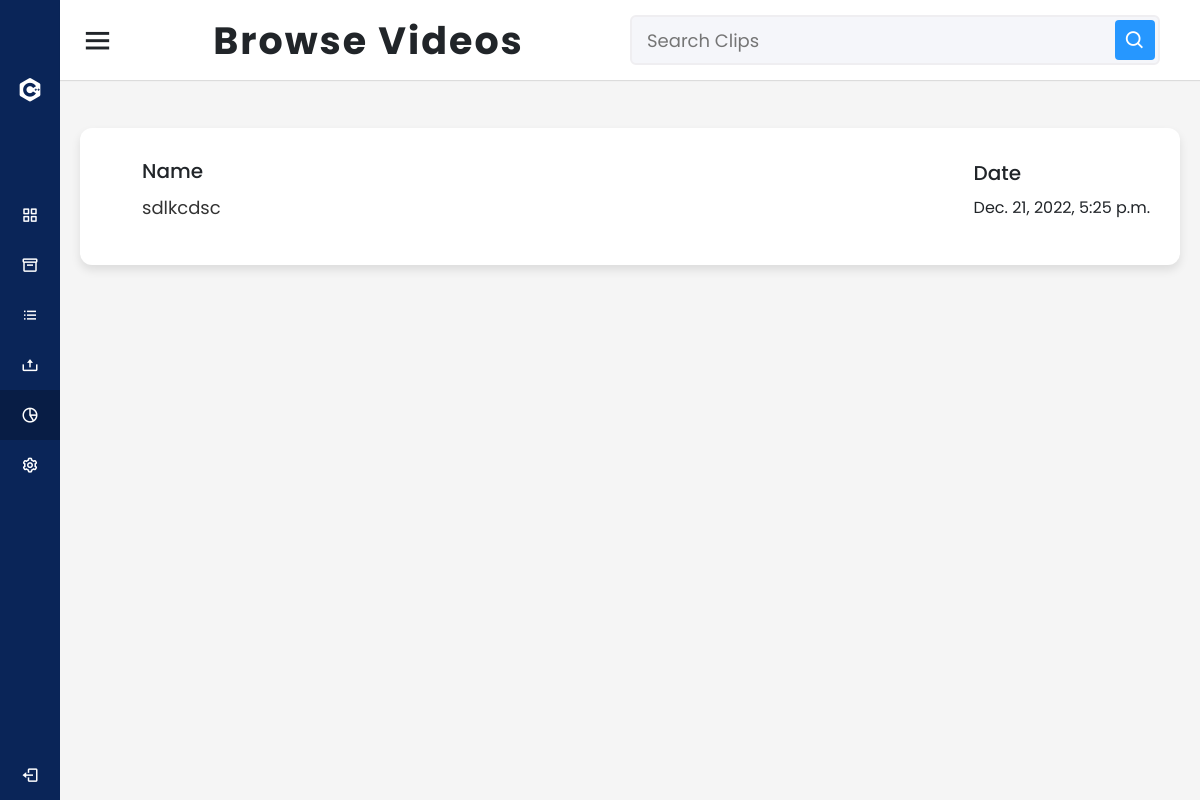
/previousClip, run on an earlier commit of the app's database.
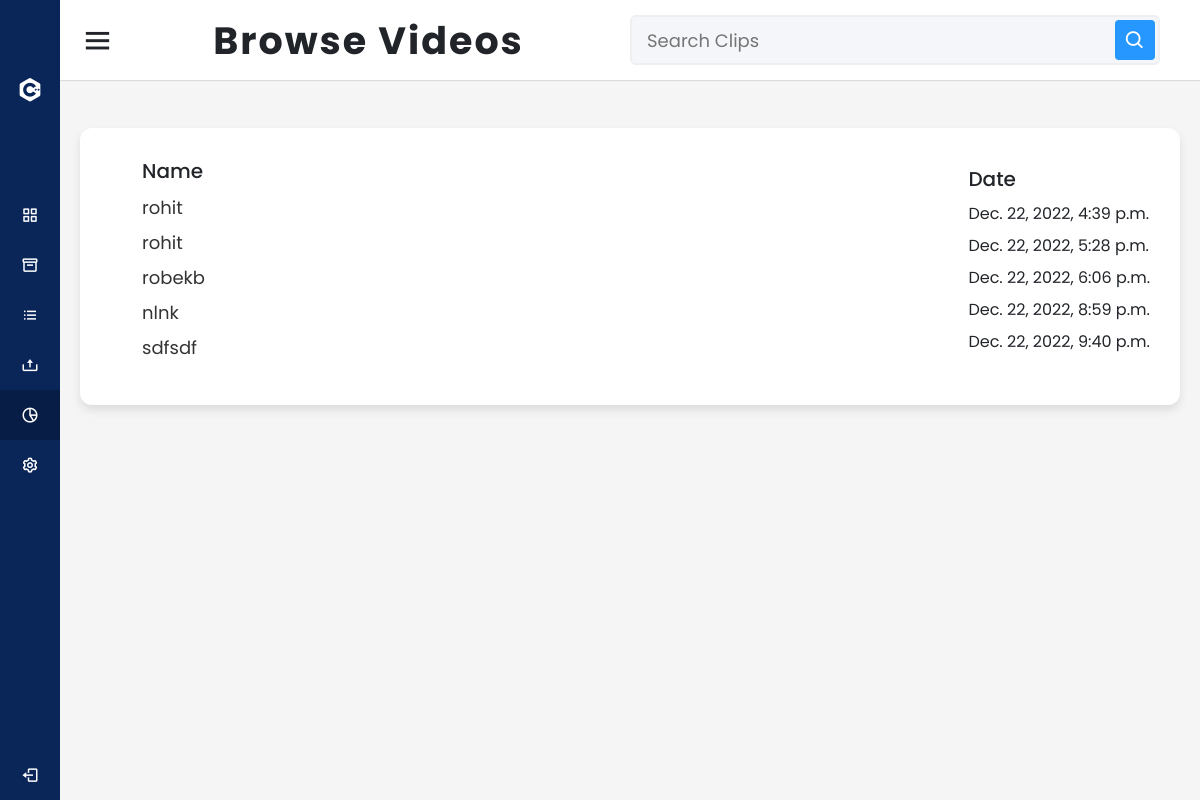
And on a later commit of the database.
### summarize/models.py (models this page shows)
class Video(models.Model):
    name=models.CharField(max_length=100)
    video=models.FileField(upload_to='videos')
    File_user=models.ForeignKey(User,on_delete=models.DO_NOTHING,blank=True)
    created=models.DateTimeField(auto_now_add=True)

### summarize/views.py (the view)
# urls.py: path('previousClip',previous,name="previous"),
def previous(request):
    video=Video.objects.all()
    return render(request,'previous.html',{'video':video})

### Templates/previous.html (shortened to what this page needs)
{% load static %}
<!DOCTYPE html>
<html lang="en" dir="ltr">
<head>
  <link rel="stylesheet" href="{% static 'style.css' %}">
  <link href='https://unpkg.com/boxicons@2.0.7/css/boxicons.min.css' rel='stylesheet'>
  <link href="https://cdn.jsdelivr.net/npm/bootstrap@5.2.2/dist/css/bootstrap.min.css" rel="stylesheet"
>
</head>
<body>
  <div class="sidebar">
    <div class="logo-details">
      <div class="logo-details">
        <i class='bx bxl-c-plus-plus'></i>
        <span class="logo_name">CCTV SUMMARIZER</span>
      </div>
    </div>
      <ul class="nav-links">
        <li>
          <a href="/">
            <i class='bx bx-grid-alt' ></i>
            <span class="links_name">HOME</span>
          </a>
        </li>
        <li>
          <a href="/dashboard">
            <i class='bx bx-box' ></i>
            <span class="links_name">Dashboard</span>
          </a>
        </li>
        <li>
          <a href="/access" >
            <i class='bx bx-list-ul'  ></i>
            <span class="links_name">Access CCTV</span>
          </a>
        </li>
        <li>
          <a href="#">
            <i class='bx bx-upload' ></i>
            <input type="file" accept="video/mp4,video/x-m4v,video/*" id="select" style="display:none; "> <label for="select"  style="color:white;">Upload Footage</label>
          </a>
        </li>
        <li>
          <a href="/previousClip" class="active">
            <i class='bx bx-pie-chart-alt-2' ></i>
            <span class="links_name">Previous Clips</span>
          </a>
        </li>
        <li>
          <a href="/setting">
            <i class='bx bx-cog' ></i>
            <span class="links_name">Setting</span>
          </a>
        </li>
        <li class="log_out">
          <a href="#">
            <i class='bx bx-log-out'></i>
            <span class="links_name logout-popup">Log out</span>
          </a>
        </li>
      </ul>
  </div>
  <section class="home-section">
    <nav>
      <div class="sidebar-button">
        <i class='bx bx-menu sidebarBtn'></i>
        <span class="dashboard">Browse Videos</span>
      </div>
      <div class="search-box">
        <input type="text" placeholder="Search Clips">
        <i class='bx bx-search'></i>
      </div>
    </nav>
    <div class="home-content">
      <br>
      <div class="sales-boxes">
        <div class="recent-sales box">
          <div class="sales-details">
            <ul class="details">
              <li class="topic">Name</li>
              {% for i in video %}
              <li> <a href="dashboard/{{i.pk}}/"> {{i.name}}</a></li>
              {% endfor %}
            </ul>
            <ul class="details">
              <li class="topic">Date</li>
              {% for i in video %}
              <li>{{i.created}}</li>
              {% endfor %}
            </ul>
          </div>
        </div>
      </div>
    </div>
  </section>
</body>
</html>

### Templates/style.css (style rules this page uses)
* { margin: 0; padding: 0; box-sizing: border-box; font-family: 'Poppins', sans-serif; }
.sidebar { position: fixed; height: 100%; width: 240px; background: #0A2558; transition: all 0.5s ease; }
.sidebar .logo-details { height: 180px; display: flex; align-items: center; }
.sidebar .logo-details i { font-size: 28px; font-weight: 500; color: #fff; min-width: 60px; text-align: center }
.sidebar .logo-details .logo_name { color: #fff; font-size: 24px; font-weight: 500; }
.sidebar .nav-links { margin-top: 10px; margin-left: -2rem; }
.sidebar .nav-links li { position: relative; list-style: none; height: 50px; }
.sidebar .nav-links li a { height: 100%; width: 100%; display: flex; align-items: center; text-decoration: none; transition: all 0.4s ease; }
.sidebar .nav-links li a.active { background: #081D45; }
.sidebar .nav-links li i { min-width: 60px; text-align: center; font-size: 18px; color: #fff; }
.sidebar .nav-links li a .links_name { color: #fff; font-size: 15px; font-weight: 400; white-space: nowrap; }
.sidebar .nav-links .log_out { position: absolute; bottom: 0; width: 100%; }
.home-section { position: relative; background: #f5f5f5; min-height: 100vh; width: calc(100% - 240px); left: 240px; transition: all 0.5s ease; }
.home-section nav { display: flex; justify-content: space-between; height: 80px; background: #fff; display: flex; align-items: center; position: fixed; width: calc(100% - 240px); left: 240px; z-index: 100; padding: 0 20px; box-shadow: 0 1px 1px rgba(0, 0, 0, 0.1); transition: all 0.5s ease; }
.home-section nav .sidebar-button { display: flex; width: 100%; align-items: center; font-size: 38px; font-weight: 650; letter-spacing: 2px; }
nav .sidebar-button i { font-size: 35px; margin-right: 10px; }
.home-section nav .search-box { position: relative; height: 50px; max-width: 550px; width: 100%; margin: 0 20px; }
nav .search-box input { height: 100%; width: 100%; outline: none; background: #F5F6FA; border: 2px solid #EFEEF1; border-radius: 6px; font-size: 18px; padding: 0 15px; }
nav .search-box .bx-search { position: absolute; height: 40px; width: 40px; background: #2697FF; right: 5px; top: 50%; transform: translateY(-50%); border-radius: 4px; line-height: 40px; text-align: center; color: #fff; font-size: 22px; transition: all 0.4 ease; }
.home-section .home-content { position: relative; padding-top: 104px; }
.home-content .sales-boxes { display: flex; justify-content: space-between; }
.home-content .sales-boxes .recent-sales { width: 100%; background: #fff; padding: 20px 30px; margin: 0 20px; border-radius: 12px; box-shadow: 0 5px 10px rgba(0, 0, 0, 0.1); }
.home-content .sales-boxes .sales-details { display: flex; align-items: center; justify-content: space-between; }
.sales-boxes .sales-details li.topic { font-size: 20px; font-weight: 500; }
.sales-boxes .sales-details li { list-style: none; margin: 8px 0; }
.sales-boxes .sales-details li a { font-size: 18px; color: #333; font-size: 400; text-decoration: none; }
@media (max-width: 1240px) { .sidebar { width: 60px; } }
@media (max-width: 1240px) { .home-section { width: calc(100% - 60px); left: 60px; } }
@media (max-width: 1240px) { .home-section nav { width: calc(100% - 60px); left: 60px; } }
.dashboard { margin:1px auto; }

What changed in the data, as far as the page shows it:
removed Video: name "sdlkcdsc", created "Dec. 21, 2022, 5:25 p.m."
added Video: name "rohit", created "Dec. 22, 2022, 4:39 p.m."
added Video: name "rohit", created "Dec. 22, 2022, 5:28 p.m."
added Video: name "robekb", created "Dec. 22, 2022, 6:06 p.m."
added Video: name "nlnk", created "Dec. 22, 2022, 8:59 p.m."
added Video: name "sdfsdf", created "Dec. 22, 2022, 9:40 p.m."
